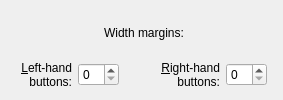
           <widget class="QWidget" name="fullHeightWidths">
            <layout class="QGridLayout" name="gridLayout_13">
             <item row="2" column="5">
              <widget class="QSpinBox" name="fullHeightButtonWidthMarginRight">
               <property name="maximum">
                <number>50</number>
               </property>
              </widget>
             </item>
             <item row="2" column="3">
              <spacer name="horizontalSpacer_31">
               <property name="orientation">
                <enum>Qt::Horizontal</enum>
               </property>
               <property name="sizeType">
                <enum>QSizePolicy::Fixed</enum>
               </property>
               <property name="sizeHint" stdset="0">
                <size>
                 <width>30</width>
                 <height>20</height>
                </size>
               </property>
              </spacer>
             </item>
             <item row="2" column="2">
              <widget class="QSpinBox" name="fullHeightButtonWidthMarginLeft">
               <property name="maximum">
                <number>50</number>
               </property>
              </widget>
             </item>
             <item row="2" column="1">
              <widget class="QLabel" name="label_27">
               <property name="text">
                <string>&amp;Left-hand 
buttons:</string>
               </property>
               <property name="alignment">
                <set>Qt::AlignRight|Qt::AlignTrailing|Qt::AlignVCenter</set>
               </property>
               <property name="buddy">
                <cstring>fullHeightButtonWidthMarginLeft</cstring>
               </property>
              </widget>
             </item>
             <item row="0" column="1" colspan="5">
              <widget class="QLabel" name="label_29">
               <property name="text">
                <string>Width margins:</string>
               </property>
               <property name="alignment">
                <set>Qt::AlignCenter</set>
               </property>
              </widget>
             </item>
             <item row="2" column="0">
              <spacer name="horizontalSpacer_30">
               <property name="orientation">
                <enum>Qt::Horizontal</enum>
               </property>
               <property name="sizeHint" stdset="0">
                <size>
                 <width>10</width>
                 <height>20</height>
                </size>
               </property>
              </spacer>
             </item>
             <item row="2" column="4">
              <widget class="QLabel" name="label_28">
               <property name="text">
                <string>&amp;Right-hand 
buttons:</string>
               </property>
               <property name="alignment">
                <set>Qt::AlignRight|Qt::AlignTrailing|Qt::AlignVCenter</set>
               </property>
               <property name="buddy">
                <cstring>fullHeightButtonWidthMarginRight</cstring>
               </property>
              </widget>
             </item>
             <item row="2" column="6">
              <spacer name="horizontalSpacer_32">
               <property name="orientation">
                <enum>Qt::Horizontal</enum>
               </property>
               <property name="sizeHint" stdset="0">
                <size>
                 <width>5</width>
                 <height>20</height>
                </size>
               </property>
              </spacer>
             </item>
            </layout>
           </widget>
